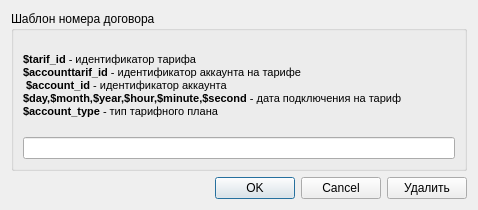
<?xml version="1.0" encoding="UTF-8"?>
<ui version="4.0">
 <class>Dialog</class>
 <widget class="QDialog" name="Dialog">
  <property name="geometry">
   <rect>
    <x>0</x>
    <y>0</y>
    <width>478</width>
    <height>210</height>
   </rect>
  </property>
  <property name="windowTitle">
   <string>Редактирование шаблона номера договора</string>
  </property>
  <layout class="QGridLayout" name="gridLayout">
   <item row="0" column="0" colspan="2">
    <widget class="QGroupBox" name="groupBox">
     <property name="title">
      <string>Шаблон номера договора</string>
     </property>
     <layout class="QGridLayout" name="gridLayout_2">
      <property name="sizeConstraint">
       <enum>QLayout::SetMaximumSize</enum>
      </property>
      <item row="0" column="0">
       <widget class="QLabel" name="label">
        <property name="text">
         <string>&lt;!DOCTYPE HTML PUBLIC &quot;-//W3C//DTD HTML 4.0//EN&quot; &quot;http://www.w3.org/TR/REC-html40/strict.dtd&quot;&gt;
&lt;html&gt;&lt;head&gt;&lt;meta name=&quot;qrichtext&quot; content=&quot;1&quot; /&gt;&lt;style type=&quot;text/css&quot;&gt;
p, li { white-space: pre-wrap; }
&lt;/style&gt;&lt;/head&gt;&lt;body style=&quot; font-family:'MS Shell Dlg 2'; font-size:8.25pt; font-weight:400; font-style:normal;&quot;&gt;
&lt;p style=&quot; margin-top:0px; margin-bottom:0px; margin-left:0px; margin-right:0px; -qt-block-indent:0; text-indent:0px;&quot;&gt;&lt;span style=&quot; font-size:8pt; font-weight:600;&quot;&gt;$tarif_id&lt;/span&gt;&lt;span style=&quot; font-size:8pt;&quot;&gt; - идентификатор тарифа&lt;/span&gt;&lt;/p&gt;
&lt;p style=&quot; margin-top:0px; margin-bottom:0px; margin-left:0px; margin-right:0px; -qt-block-indent:0; text-indent:0px;&quot;&gt;&lt;span style=&quot; font-size:8pt; font-weight:600;&quot;&gt;$accounttarif_id&lt;/span&gt;&lt;span style=&quot; font-size:8pt;&quot;&gt; - идентификатор аккаунта на тарифе&lt;/span&gt;&lt;/p&gt;
&lt;p style=&quot; margin-top:0px; margin-bottom:0px; margin-left:0px; margin-right:0px; -qt-block-indent:0; text-indent:0px;&quot;&gt;&lt;span style=&quot; font-size:8pt; font-weight:600;&quot;&gt; $account_id&lt;/span&gt;&lt;span style=&quot; font-size:8pt;&quot;&gt; - идентификатор аккаунта&lt;/span&gt;&lt;/p&gt;
&lt;p style=&quot; margin-top:0px; margin-bottom:0px; margin-left:0px; margin-right:0px; -qt-block-indent:0; text-indent:0px;&quot;&gt;&lt;span style=&quot; font-size:8pt; font-weight:600;&quot;&gt;$day,$month,$year,$hour,$minute,$second&lt;/span&gt;&lt;span style=&quot; font-size:8pt;&quot;&gt; - дата подключения на тариф&lt;/span&gt;&lt;/p&gt;
&lt;p style=&quot; margin-top:0px; margin-bottom:0px; margin-left:0px; margin-right:0px; -qt-block-indent:0; text-indent:0px;&quot;&gt;&lt;span style=&quot; font-size:8pt; font-weight:600;&quot;&gt;$account_type&lt;/span&gt;&lt;span style=&quot; font-size:8pt;&quot;&gt; - тип тарифного плана&lt;/span&gt;&lt;/p&gt;&lt;/body&gt;&lt;/html&gt;</string>
        </property>
        <property name="scaledContents">
         <bool>false</bool>
        </property>
       </widget>
      </item>
      <item row="1" column="0">
       <widget class="QLineEdit" name="lineEdit"/>
      </item>
     </layout>
    </widget>
   </item>
   <item row="1" column="0">
    <widget class="QDialogButtonBox" name="buttonBox">
     <property name="orientation">
      <enum>Qt::Horizontal</enum>
     </property>
     <property name="standardButtons">
      <set>QDialogButtonBox::Cancel|QDialogButtonBox::Ok</set>
     </property>
    </widget>
   </item>
   <item row="1" column="1">
    <widget class="QPushButton" name="pushButton_delete">
     <property name="text">
      <string>Удалить</string>
     </property>
    </widget>
   </item>
  </layout>
 </widget>
 <resources/>
 <connections>
  <connection>
   <sender>buttonBox</sender>
   <signal>accepted()</signal>
   <receiver>Dialog</receiver>
   <slot>accept()</slot>
   <hints>
    <hint type="sourcelabel">
     <x>248</x>
     <y>254</y>
    </hint>
    <hint type="destinationlabel">
     <x>157</x>
     <y>274</y>
    </hint>
   </hints>
  </connection>
  <connection>
   <sender>buttonBox</sender>
   <signal>rejected()</signal>
   <receiver>Dialog</receiver>
   <slot>reject()</slot>
   <hints>
    <hint type="sourcelabel">
     <x>316</x>
     <y>260</y>
    </hint>
    <hint type="destinationlabel">
     <x>286</x>
     <y>274</y>
    </hint>
   </hints>
  </connection>
 </connections>
</ui>
